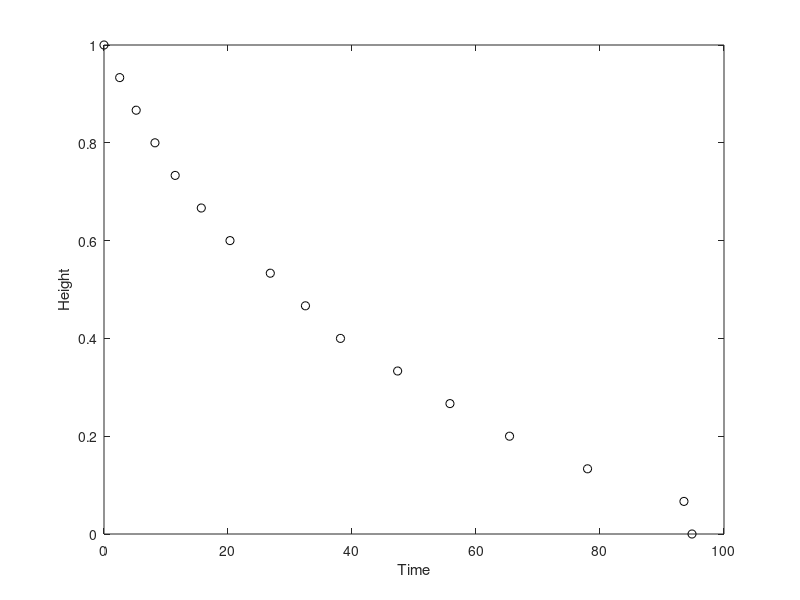

This chart was generated by the following MATLAB code: (Note: this script raises an error after producing the figure.)
xAxis = [0, 2.53, 5.19, 8.22, 11.48, 15.69, 20.32, 26.82, 32.49, 38.14, 47.36, 55.8, 65.41, 77.99, 93.54, 94.84];
yAxis = 1:-1/15:0;

plot(xAxis, yAxis, 'ko');
xlabel('Time');
ylabel('Height');

kOptions = 0.005:0.0005:0.03;
H=1;

minError = sum(xAxis.^2)
bestK = 0;
bestTimePredictions = zeros(length(xAxis), 1);

errors = zeros(length(xAxis), 1);

% iterate through options for k to find minimum error
for index=1:length(kOptions)
    k = kOptions(index);
    A = (2*k)^2;
    timePredictions = zeros(length(yAxis), 1);

%     get prediction values
    for dataPoint=1:length(yAxis)
        height = yAxis(dataPoint);
        time = timePredictor(height, A, H, k);
        timePredictions(dataPoint) = time;
    end

%     calculate error

    error = sum((transpose(timePredictions)-xAxis).^2)
    errors(index) = error
    if minError > error
        bestK = k;
        bestTimePredictions = timePredictions;
        minError = error;
    end
end

bestK
line(bestTimePredictions, yAxis, 'linestyle', '--', 'color', 'k')

% opens new figure
figure()
plot(kOptions, errors, 'ko');
xlabel('k Value');
ylabel('Error');


function [time] = timePredictor(height, A, H, k)
    if height > H/2
        time = (3/(2*A))^0.5 - (2*height/A - 1/(2*A))^0.5;
    else
        time = (1 - height^0.5) / k;
    end
end


